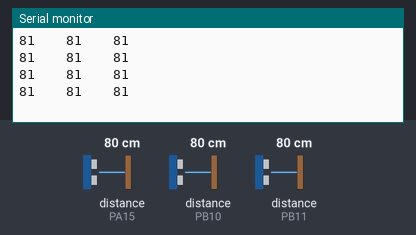
Bench run of a sketch on a simulated STM32 Blue Pill. On the bench: the last lines printed to the serial monitor. The inputs (shaded band) are chosen by the test bench; at power-on: distance to the obstacle (sensors on PA15, PB10, PB11) 80 cm. The echo pulse lasts 58.3 µs per cm.

Above: at 1.2 s.
1.3 s: distance to the obstacle (sensor on PA15) set to 250 cm
At 1.68 s:
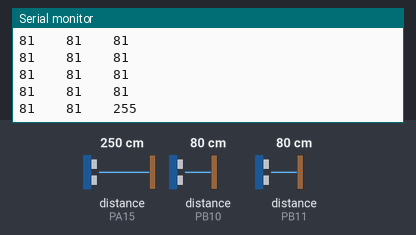
4.3 s: distance to the obstacle (sensor on PB10) set to 2 cm
At 4.43 s:
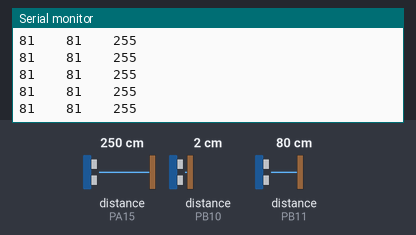
5.8 s: distance to the obstacle (sensor on PA15) set to 120 cm
At 6.06 s:
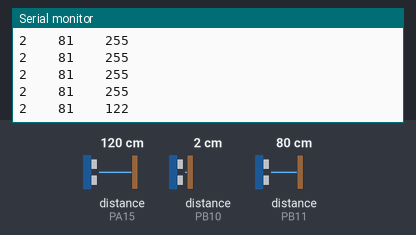
8.8 s: distance to the obstacle (sensor on PB11) set to 2 cm
At 8.96 s:
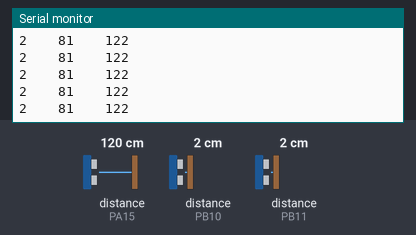
10.3 s: distance to the obstacle (sensor on PB10) set to 4 cm
At 10.51 s:
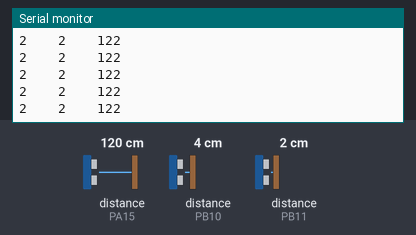
11.8 s: distance to the obstacle (sensor on PB11) set to 4 cm
At 11.81 s:
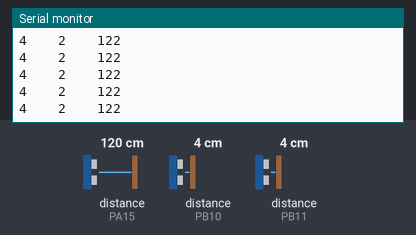
Timing chart, 0 to 14.3 s (numbered marks = the images above; inputs shaded):
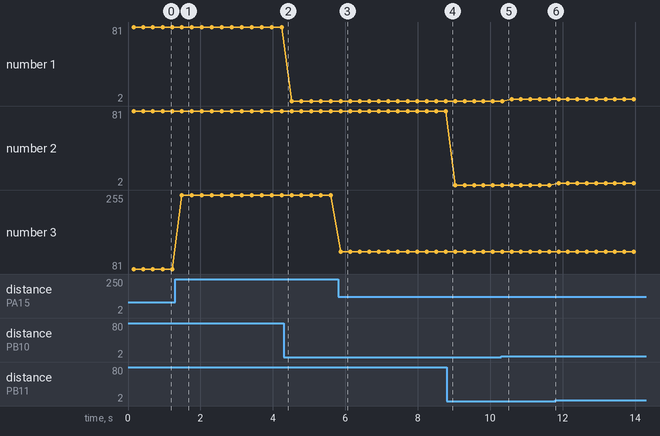

Measured:
- after the input at 1.3 s, the serial monitor: prints a new line after 0.18 s (image 1)
- after the input at 5.8 s, the serial monitor: prints a new line after 0.07 s (image 3)
- plotted number 1: 81 → 2 after the input at 4.3 s, 2 → 4 after the input at 10.3 s
- plotted number 3: 81 → 255 after the input at 1.3 s, 255 → 122 after the input at 5.8 s

The sketch:

sonar_new_ping__2019_01_15_18_28_51_UTC_.ino
```cpp
#define trig PB13
#define mdl_echo PB10
#define lft_echo PB11
#define rht_echo PA15


#include<NewPing.h>

NewPing sonar[3]={ NewPing(trig,mdl_echo), NewPing(trig,lft_echo), NewPing(trig,rht_echo)};
//NewPing mdl_sonar(trig,mdl_echo);
//NewPing lft_sonar(trig,lft_echo);
//NewPing rht_sonar(trig,rht_echo);
int dist[3];

void setup() {
//   afio_cfg_debug_ports(AFIO_DEBUG_NONE);
  // put your setup code here, to run once:
Serial.begin(115200);
//pinMode(trig,OUTPUT);
//pinMode(mdl_echo,INPUT);
//pinMode(lft_echo,INPUT);
//pinMode(rht_echo,INPUT);

}


void sonar_activate(){
delay(100);
for (int i=0;i<3;i++){
dist[i]=sonar[i].ping_cm();
delay(50);

Serial.print(dist[i]);
Serial.print("\t\t");
}

Serial.println();
}

void loop() {
//delay(100);
//for (int i=0;i<3;i++){
//dist=sonar[i].ping_cm();
//delay(50);
////dist1=mdl_sonar.ping_cm();
////dist2=lft_sonar.ping_cm();
////dist3=rht_sonar.ping_cm();
//
//Serial.print(dist);
//Serial.print("\t\t");
//}

//Serial.println();
//Serial.print(Sonar[1]);
//Serial.print("\t\t");
//Serial.print(Sonar[2]);

//digitalWrite(echo,1);
sonar_activate();
}
```
